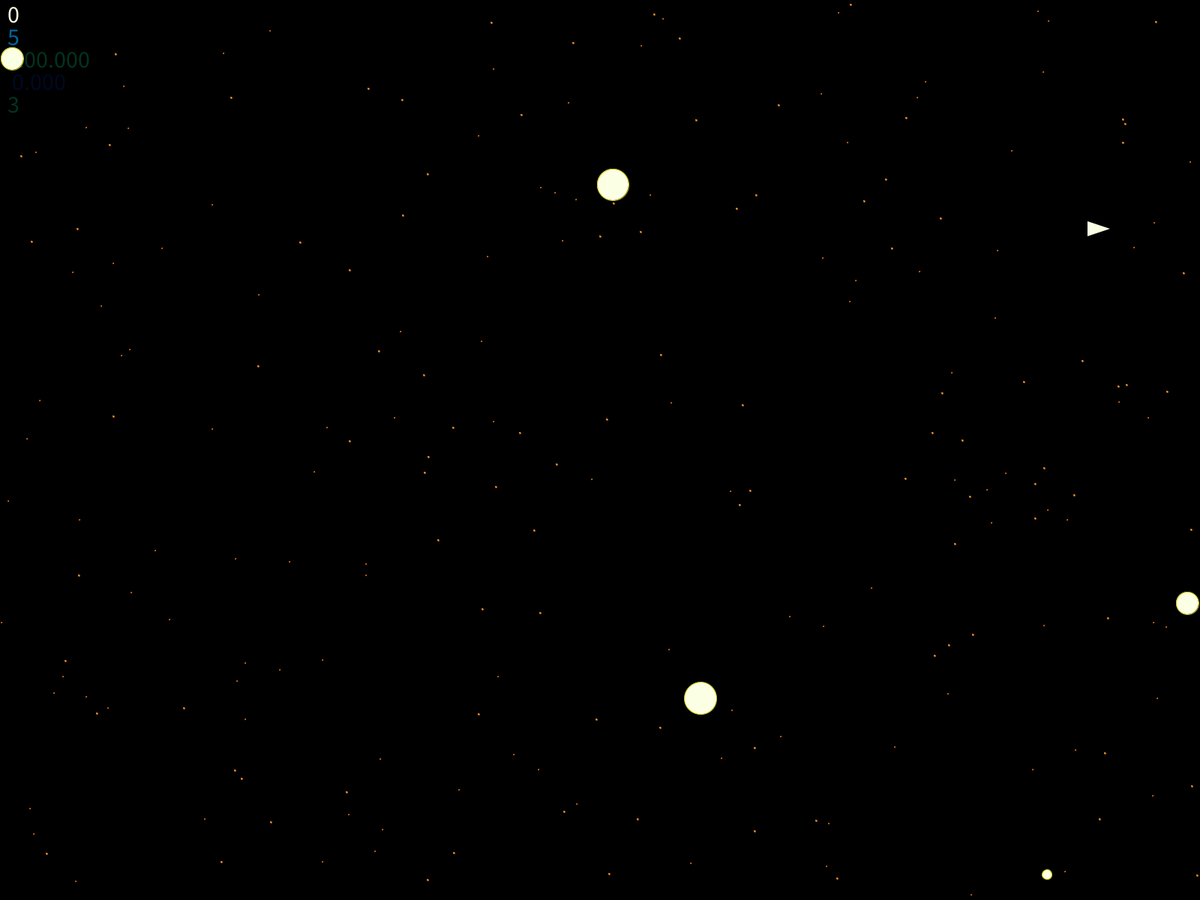
Frame 1 (no input)
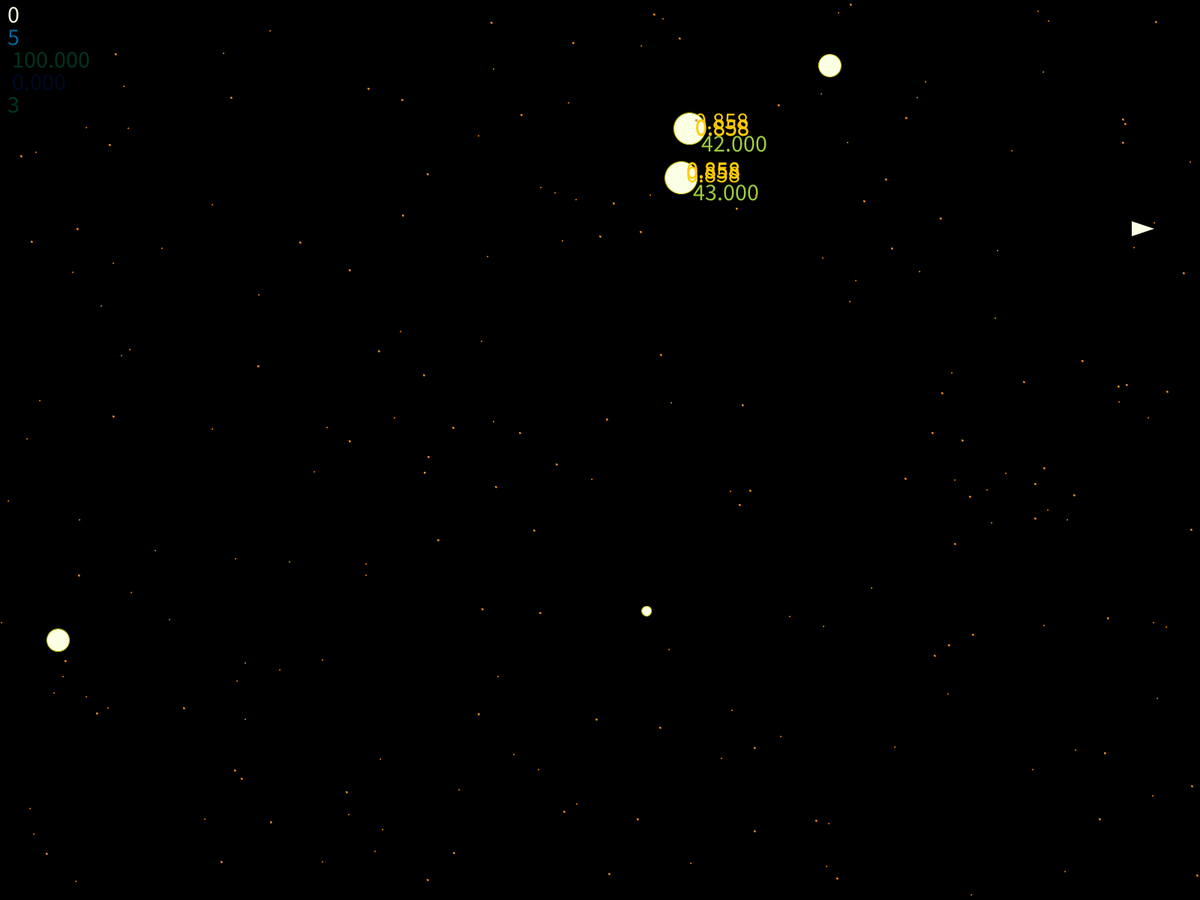
Frame 60 (the mouse pressed at the canvas centre just before this capture)
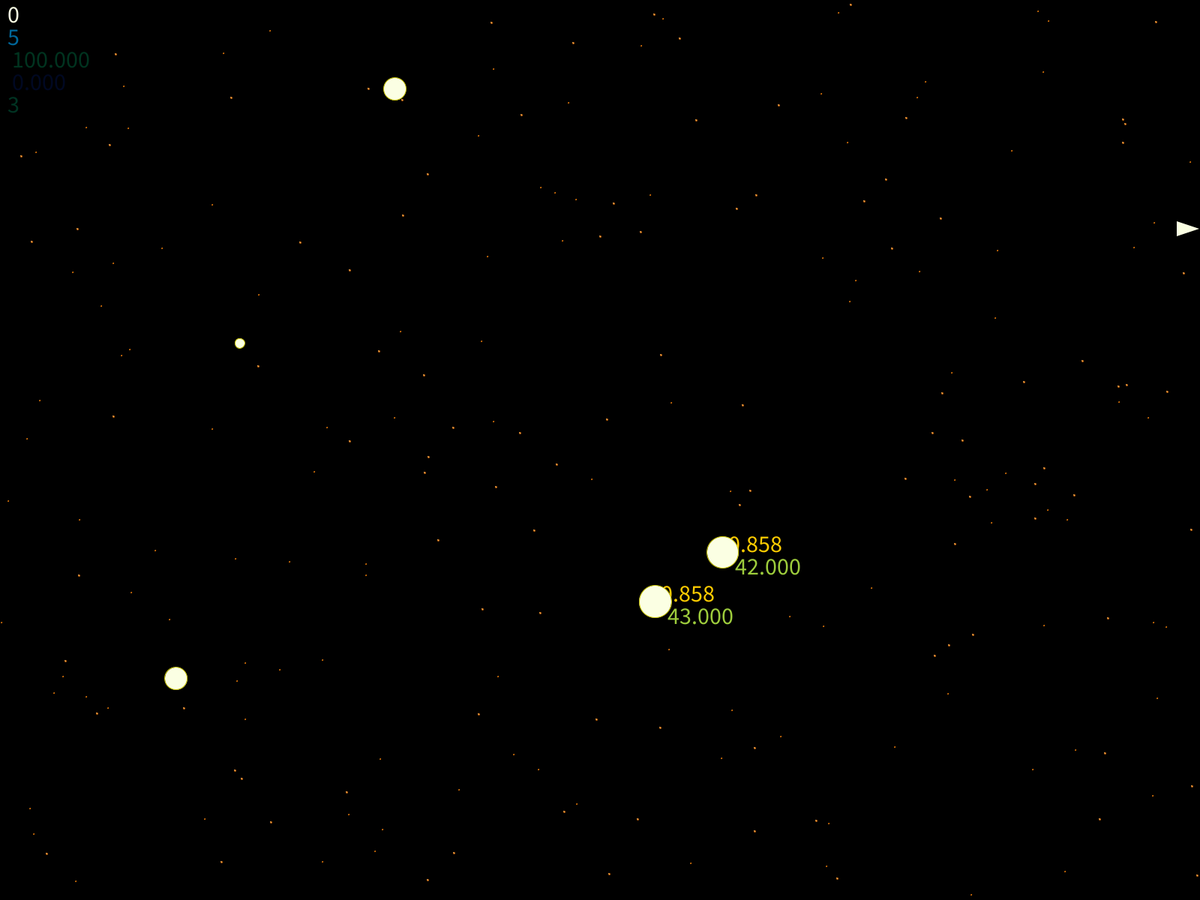
Frame 120 (the mouse held since frame 60 and released just before this capture)

The Processing sketch that drew these frames (run headless with seeded random() and noise(); from frame 60 on, the mouse is pressed at the canvas centre):

// Processing sketch: AsteroidsGame
// ── AsteroidsGame.pde
/* * * * * * * * * * * * * * * * * * * * * * *
 Class variable declarations here
 */
//Star[] starField;
Star star1;
Star[] stars;

Spaceship player1;
//Asteroid[] asteroids;

ArrayList<Asteroid> asteroids;
ArrayList<Bullet> bullets; 


/*
  Track User keyboard input
 */
boolean ROTATE_LEFT;  //User is pressing <-
boolean ROTATE_RIGHT; //User is pressing ->
boolean MOVE_FORWARD; //User is pressing ^ arrow
boolean SPACE_BAR;    //User is pressing space bar


float speed_average = 0;
/* * * * * * * * * * * * * * * * * * * * * * *
 Initialize all of your variables and game state here
 */
public void setup() {
  fullScreen();
  bullets = new ArrayList<Bullet>();
  asteroids = new ArrayList<Asteroid>();
  int maxAsteroid = 4;
  //initialize starfield
  stars = new Star[1000];
  for (int i=0; i< stars.length; i++) {
    int x = (int) (2*width*Math.random());
    int y = (int) (2*height*Math.random());
    int r = (int) (2*Math.random())+1;

    stars[i] = new Star(x, y, r);
  }

  star1 = new Star(width/2, height/2, 3);

  //initialize your asteroid array and fill it

  for (int i = 0; i <= maxAsteroid; i++) { 
    int Ast_x = (int) (width*Math.random());
    int Ast_y = (int) (height*Math.random());
    int Ast_r = (int) (50*Math.random())+5;
    float speedNum= (random(-3, 3));        
    float newDirection = (random(0, 360));
    Asteroid tempA = new Asteroid(Ast_x, Ast_y, speedNum, newDirection, Ast_r);
    asteroids.add(tempA);
  }






  //initialize ship
  int SpaS_x = (int) (width*Math.random());
  int SpaS_y = (int) (height*Math.random());
  player1 = new Spaceship(SpaS_x, SpaS_y);
  int collision = 0;
}


/* * * * * * * * * * * * * * * * * * * * * * *
 Drawing work here
 */
public void draw() {
  //your code here
  star1.show();
  background(0);

  textSize(32);
  text(bullets.size(), 10, 30); 
  fill(0, 102, 153);
  text(asteroids.size(), 10, 60);
  fill(0, 255, 153, 51);
  text(player1.health, 10, 90);
  fill(0, 40, 170, 51);
  text(player1.exp, 10, 120);
  fill(0, 479, 170, 51);
  text(player1.extraLives, 10, 150);
  fill(0, 479, 170, 51);
  


  //Draw Starfield first 
  //TODO: Part I


  //Check bullet collisions
  //TODO: Part III or IV - for not just leave this comment
  maxSpeed();
  removeToLimit(100);
  displayAll();//displays All
  for (int i = bullets.size()-1; i >= 0; i--) {
    Bullet bullet = bullets.get(i);
    bullet.move();

    if (bullet.bullet_showing == false)bullets.remove(i);
  }


  //TODO: Part II, Update each of the Asteroids internals

  for (int i = asteroids.size()-1; i >= 0; i--) {
    Asteroid asteroid = asteroids.get(i);

    for (int o = asteroids.size()-1; o >= 0; o--) {
      Asteroid asteroidO = asteroids.get(o);


      if (asteroid.collidingWith(asteroidO)== true) {

        asteroid.collision = 1;
        asteroid.speed = (asteroid.speed * (asteroid.radius - asteroidO.radius) + (2 * asteroidO.radius * asteroidO.speed)) / (asteroid.radius + asteroidO.radius);


        pushMatrix();
        translate(asteroid.x, asteroid.y);
        color c = color(255, 204, 0);  // Define color 'c'
        textSize(32);
        fill(c);
        text(asteroid.speed, 10, 30);
        popMatrix();
      }

      if (asteroidO.collidingWith(asteroid)== true) {

        asteroid.collision = 1;

        asteroidO.speed = (asteroidO.speed * (asteroidO.radius - asteroid.radius) + (2 * asteroid.radius * asteroid.speed)) / (asteroid.radius + asteroidO.radius);

        pushMatrix();
        translate(asteroidO.x, asteroidO.y);
        color c = color(255, 204, 0);  // Define color 'c'
        textSize(32);
        fill(c);
        text(asteroidO.speed, 10, 30);
        popMatrix();
      }
      asteroid.update();
      asteroid.update();

      if (player1.collidingWith(asteroid)==true) {
        player1.health = player1.health - asteroid.radius;
        if (player1.health < 0) {
          player1.health = 100;
          player1.extraLives--;
        }
        if (player1.health == 0 && player1.extraLives == 0) {
        }
      }
      for (int bi = bullets.size()-1; bi >= 0; bi--) {
        Bullet bullet = bullets.get(bi);
        if (asteroid.collidingWith(bullet)== true) {
          if (asteroid.radius<60) {
            asteroid.radius = asteroid.radius*.95;
          }
          if (asteroid.radius<40) {
             asteroid.radius = asteroid.radius*.90;
          }
          bullets.remove(bullet);
          player1.exp = player1.exp + (asteroid.radius*.02);
          if (asteroid.radius < 5) {
            asteroids.remove(asteroid);
            player1.exp = player1.exp + 5;
            asteroid.update();
            asteroid.show();
          }
        }
      }
    }
  }

  //Check for asteroid collisions against other asteroids and alter course
  //TODO: Part III, for now keep this comment in place

  //Draw asteroids
  //TODO: Part II

  //Update spaceship
  //TODO: Part I

  player1.show();
  player1.keyPressed();
  player1.update();
  player1.move();

  //Check for ship collision agaist asteroids
  //TODO: Part II or III

  //Draw spaceship & and its bullets
  //TODO: Part I, for now just render ship
  //TODO: Part IV - we will use a new feature in Java called an ArrayList, 
  //so for now we'll just leave this comment and come back to it in a bit. 

  //Update score
  //TODO: Keep track of a score and output the score at the top right
}

void displayAll()
{
  for (Bullet temp : bullets)
  {
    temp.show();
  }
  for (Asteroid asteroid : asteroids)
  {
    asteroid.show();
    asteroid.update();
  }
  for (int i=0; i< stars.length; i++) {
    stars[i].show();
  }
}

void removeToLimit(int maxLength)
{
  while (bullets.size() > maxLength )
  {
    bullets.remove(0);
  }
}
void maxSpeed() {
  for (Asteroid asteroid : asteroids) {
    if (asteroid.speed > 5) {
      asteroid.speed -= 5;
    }
    if (asteroid.speed < -5) {
      asteroid.speed += -5;
    }
  }
}
/* * * * * * * * * * * * * * * * * * * * * * *
 Record relevent key presses for our game
 */
void keyPressed() {
  if (key == CODED) {
    if (keyCode == LEFT) {
      ROTATE_LEFT = true;
    } else if ( keyCode == RIGHT ) {
      ROTATE_RIGHT = true;
    } else if (keyCode == UP) {
      MOVE_FORWARD = true;
    }
  }

  //32 is spacebar
  if (keyCode == ' ') { 
    Bullet temp = new Bullet(player1.x, player1.y, player1.direction + 90);
    bullets.add(temp);
  }
}



/* * * * * * * * * * * * * * * * * * * * * * *
 Record relevant key releases for our game.
 */
void keyReleased() {  
  if (key == CODED) { 
    if (keyCode == LEFT) {
      ROTATE_LEFT = false;
    } else if ( keyCode == RIGHT ) {
      ROTATE_RIGHT = false;
    } else if (keyCode == UP) {
      MOVE_FORWARD = false;
    }
  }
  if (keyCode == ' ') {
    SPACE_BAR = false;
  }
}

// ── Asteroid.pde
/*
  Asteroid class
 Should extend Mover class and implement show.
 
 Initially, your asteroid may just be a simple circle or square
 but the final program should use "beginShap(), vertex(), and endShape()"
 to render the asteroid.
 */
class Asteroid extends Mover {   
  //your code here


  float getX() {
    return x;
  }
  float getY() {
    return y;
  }
  float getDirection() {
    return direction;
  }

  float getSpeed() {
    return speed;
  }

  float getYSpeed() {
    return y_Speed;
  }
  float getXSpeed() {
    return x_Speed;
  }

  float getRadius() {
    return radius;
  }
  void setDirection(float newDirectionInDegrees) {
  }
  void setSpeed(float newSpeed) {
  }
  float x_Speed;
  float y_Speed;
  float collision = 0;

  // constructor: creates instance of the class Asteroid
  Asteroid(float x_pos, float y_pos, float news_speed, float newDirection, float radius) {
    super(x_pos, y_pos);
    
    x = x_pos;
    y = y_pos;
    
    speed = news_speed;
    x_speed = speed;
    y_speed = speed;
    this.radius = radius;    
    direction = newDirection;
  }
  void show() {
    pushMatrix();
    float move = radius + 15;
    translate(x, y);
    
    if (collision == 1) {
      color c = color(255, 204, 0);  // Define color 'c'
      textSize(32);
      fill(c);
      text(speed, 10, 30);
      
     
      translate(9,30);
      color e = color(157, 204, 60);  // Define color 'c'
      textSize(32);
      fill(e);
      text(radius, 10, 30);
      
    }
    stroke(204, 200, 0);
    fill(251, 255, 227);
    ellipse(0, 0, radius, radius);

    popMatrix();
  }
}

// ── Bullet.pde
class Bullet extends Mover {
  float getX() {
    return xb;
  }
  float getY() {
    return yb;
  }
  float getDirection() {
    return direction;
  }

  float getSpeed() {
    return speed;
  }

  float getYSpeed() {
    return 0;
  }
  float getXSpeed() {
    return 0;
  }

  float getRadius() {
    return radius;
  }
  void setDirection(float newDirectionInDegrees) {
  }
  void setSpeed(float newSpeed) {
  }



  float xb = -800;//initial x
  float yb = -800;//initial y
  float angb = 0;//initial angle
  float radiusb = 5; //movement speed for bullet
  boolean bullet_showing = false;

  Bullet(float sx, float sy, float angs) {
    super(sx, sy);
    xb = sx;
    yb = sy;
    angb = angs;
    
    
  }
  void move() {


    if (xb<-5)bullet_showing = false;
    if (xb>width+5)bullet_showing = false;

    //todo: You need to decide what to do when Y is less than 0 or greater than height
    if (yb<-5)bullet_showing = false;
    if (yb>height+5)bullet_showing = false;
  }
  void show() {


    //draw bullet
    //move it first
    if (angb != -100) {
      //convert polar coordinates to cartesian in order to move (towards pointing angle)
      float moveX = radiusb * sin(radians(angb)); 
      float moveY = -radiusb * cos(radians(angb));

      xb += moveX;
      yb += moveY;
    }
    pushMatrix();
    fill(255, 0, 0);

    ellipse(xb, yb, 10, 10);
    bullet_showing = true;
    popMatrix();
  }
}

// ── Mover.pde
/* * * * * * * * * * * * * * * * * * * * * * * * * * * * * * * * * * * * *
 All objects in this world that move must implemnt the Movalbe interface.
 */
interface Movable {
  /*
    Return the x location of the Movable
   */
  float getX();

  /*
    Return the y location of the Movable
   */
  float getY();

  /*
    Return the direction of the Movable in degrees.
   */
  float getDirection();

  /*
   Return the speed of the Movable.
   The speed you use is a relative value and will
   feel different for different frame rates. For example,
   if frameRate is set to 48, then a speed of 1 would move 48 pixels 
   per second.
   */
  float getSpeed();

  float getYSpeed();

  float getXSpeed();

  /*
   Return the radius of influence. If you could draw a circle
   around your object, then what would this radius be.
   */
  float getRadius();

  /* 
   Sets the direction of the Movable
   */
  void setDirection(float newDirectionInDegrees);

  /* 
   Sets the speed of the Movable
   */
  void setSpeed(float newSpeed);

  /*
   Update the internals of the instance
   */
  void update(); 

  /*
    Display the isntance
   */
  void show();

  /*
   Return true if the instance of Movable is "colliding with" 
   the movable referred to by object.  *Note* An object should not
   be able to collide with iteself.
   */
  boolean collidingWith(Movable object);
}
//END OF Movable Interface




/* * * * * * * * * * * * * * * * * * * * * * * * * * * * * * * * * * * * 
 Abstract base class Mover 
 */
abstract class Mover implements Movable {

  protected float x, y;
  protected float speed;
  protected float direction;
  protected int myColor;
  protected float radius;  

  /*
    Default Mover, not actually moving and directionless
   */
  Mover(float x, float y) {
    //The line below shows how we can 
    //link this constructor to the constructor below through "this"
    this(x, y, 0, 0);
  }

  /*
    Mover constructor specifying x, y position along with its speed and
   direction (in degrees)
   */
  float x_speed= 0;
  float y_speed= 0;
  Mover(float x, float y, float speed, float direction) {
    this.x = x;
    this.y = y;
    this.speed = speed;
    this.direction = direction;
    myColor = 225;
    radius = 0.0;
  }

  /*
    Most of your movalbe objects should follow this pattern.
   */
  void update() {
    x = x + speed*(float)Math.cos(radians(direction));
    y = y + speed*(float)Math.sin(radians(direction));




    //todo: You need to decide what to do when X is less than 0 or greater than width
    if (x<-radius)x=width+radius;
    if (x>width+radius)x=-radius;

    //todo: You need to decide what to do when Y is less than 0 or greater than height
    if (y<-radius)y=height+radius;
    if (y>height+radius)y=-radius;
  }

  void keyPressed() {
    if (key == CODED) {
      if (keyCode == LEFT) {
        ROTATE_LEFT = true;
      } else {
        ROTATE_LEFT = false;
      }
    }
    if (keyCode == RIGHT) {
      ROTATE_RIGHT = true;
    } else {
      ROTATE_RIGHT = false;
    }

    if (keyCode == UP) {
      MOVE_FORWARD = true;
    }
  }


  /*
    Save this for your subclasses to override.
   but notice how it is tagged with abstract, meaning 
   it is incomplete. (It's like an I.O.U.)
   */
  abstract void show();


  /*
    TODO: Part 4: Implement collision detection
   */
  boolean collidingWith(Movable m) {
    boolean WorldsCollide = false;
    int time = 100;
    double collisionDistance = 0;
    
    if (x + radius + m.getRadius() > m.getX() 
      && x < m.getX() + radius + m.getRadius()
      && y + radius + m.getRadius() > m.getY()
      && y < m.getY() + radius + m.getRadius())
    {
      collisionDistance = Math.sqrt(
        ((x - m.getX()) * (x - m.getX()))
        + ((y - m.getY()) * (y - m.getY()))
        );
      if (collisionDistance+2 <radius + m.getRadius())
      {
        
        float d = dist(x, y, m.getX(), m.getY());

        if (time == 100) {
          if (d <= radius + m.getRadius()) {
            if (x< m.getX()) {
              WorldsCollide = true;
              time--;
            }
            if (y>m.getY()) {
              WorldsCollide = true;
              time--;
            }
            if (y< m.getY()) {
              WorldsCollide = true;
              time--;
            }
            if (y> m.getY()) {
              WorldsCollide = true;
              time--;
            }
          }
        }
      }
    }
    return WorldsCollide;
  }

  //TODO: Part I: implement the methods of Moveable interface - delete this comment
}

// ── Spaceship.pde
/*
  Spaceship class
 Should extend Mover class and implement show.
 You may add additional methods to this class, for example "rotate" and "accelerate" 
 might be useful.
 */
class Spaceship extends Mover {  

  float getX() {
    return x;
  }
  float getY() {
    return y;
  }
  float getDirection() {
    return direction;
  }

  float getSpeed() {
    return speed;
  }

  float getYSpeed() {
    return y_speed;
  }

  float getXSpeed() {
    return x_speed;
  }

  float getRadius() {
    return radius;
  }
  void setDirection(float newDirectionInDegrees) {
  }
  void setSpeed(float newSpeed) {
  }

  float health = 100;
  float exp = 0;
  int extraLives = 3;
  Spaceship(float Spas_x, float Spas_y) {
    super(Spas_x, Spas_y);
    x = Spas_x;
    y = Spas_y;
    
    speed = 1;
    direction = 0;
    x = x + speed*(float)Math.cos(radians(direction));
    y = y + speed*(float)Math.sin(radians(direction));
    health = 100;
    exp = 0;
    extraLives = 3;
  }

  void move() {
    if (ROTATE_LEFT)
      direction -= 1.0;
    if (ROTATE_RIGHT)
      direction += 1.0;

    if (MOVE_FORWARD == true) {
      if (speed<3) {
        speed += 0.3;
      }
    }
  }

  void show() {
    pushMatrix();
    noStroke();
    fill(251, 255, 227);
    translate(x, y);
    rotate(radians(direction));

    triangle(-10, -10, -10, 10, 20, 0);
    popMatrix();
  }
}

// ── Star.pde
//note that this class does NOT *NEED* to extend Mover but can if you like
class Star {
  float x_pos;
  float y_pos;
  float radius;

  Star(float x, float y, float radius) {
    x_pos = x;
    y_pos = y;
    this.radius = radius;
  }

  void show() {
    pushMatrix();
    translate(x_pos, y_pos);
    fill(251, 255, 227);
    stroke(204, 102, 0);
    ellipse(0, 0, radius, radius);
    popMatrix();
  }
}
